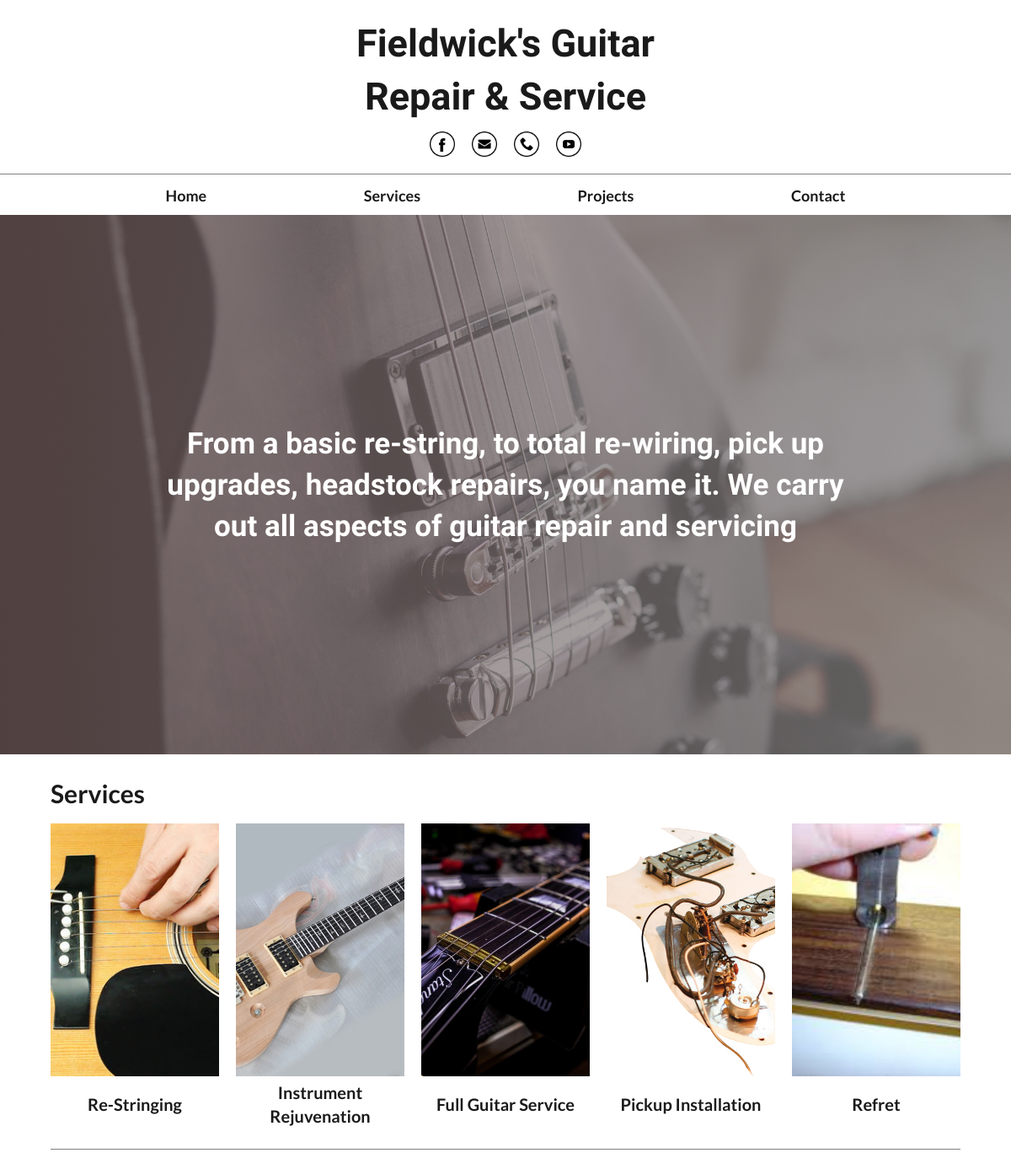
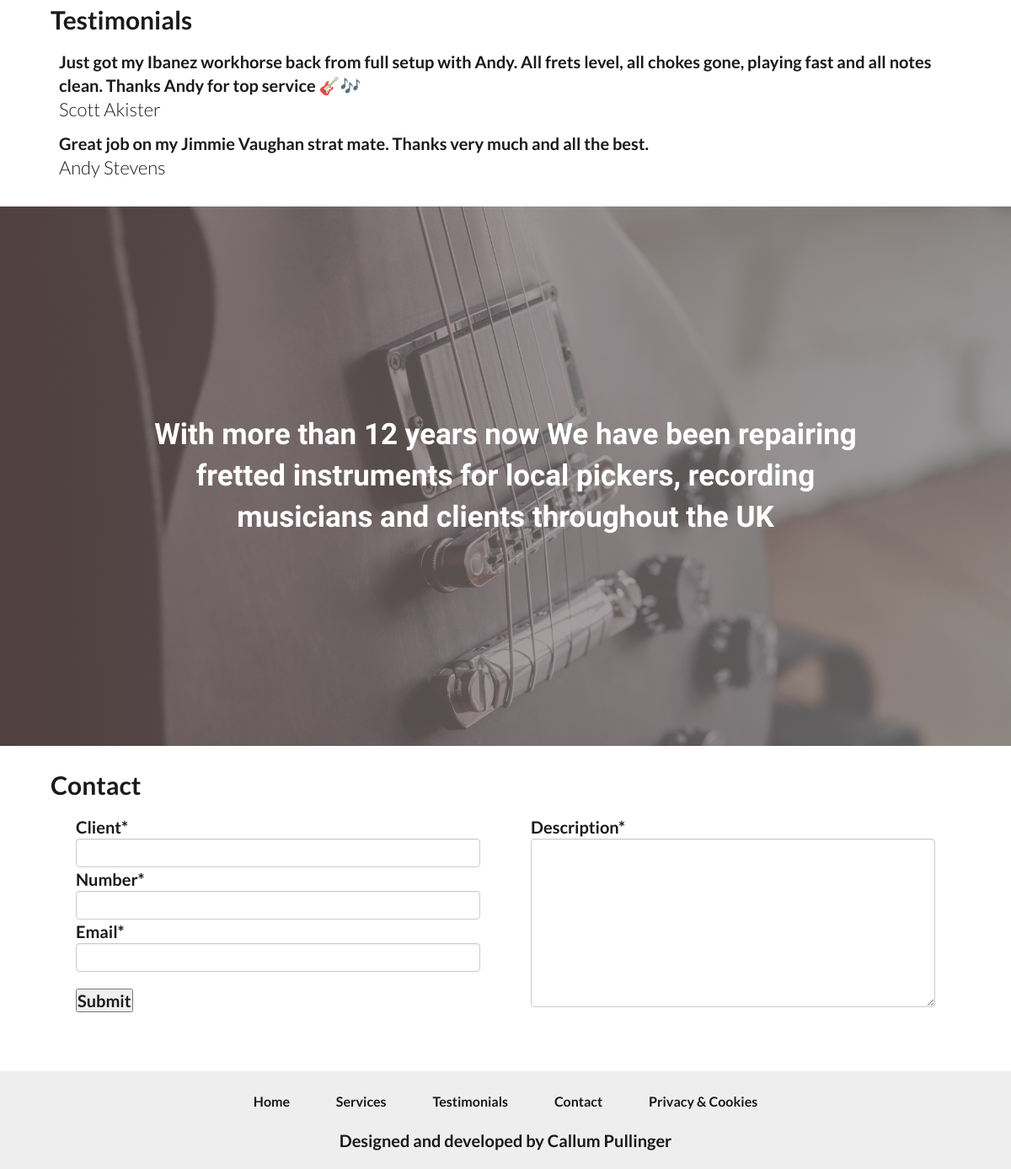
The page / on the database its author committed (2 pictures, top to bottom).
### andy_site/models.py (models this page shows)
class Service(models.Model):
    service = models.CharField(max_length=200)
    description = models.TextField()
    image = models.ImageField(upload_to='uploads/images/services')
    price =  models.DecimalField(max_digits=6, decimal_places=2)
    def __unicode__(self):
        return self.service
    class Meta:
        verbose_name = 'Service'
        verbose_name_plural = 'Services'

class Testimonials(models.Model):
    job = models.ForeignKey(JobBlogPost, related_name='job_post_testimonial')
    client = models.CharField(max_length=200)
    testimonial = models.TextField()
    def __unicode__(self):
        return self.client
    class Meta:
        verbose_name = 'Testimonial'
        verbose_name_plural = 'Testimonials'

### andy_site/views.py (the view)
# urls.py: url(r'^$', get_landing, name='home'),
def get_landing(request):
    services = Service.objects.all()
    testimonials = Testimonials.objects.all()
    if request.method == 'POST':
        contact_form = ContactRequestForm(request.POST)
        if contact_form.is_valid():
            contact_form.save()
            return redirect('home')
        else:
             contact_form = ContactRequestForm()
    else:
        contact_form = ContactRequestForm
    args = {
        'services': services,
        'testimonials': testimonials,
        'form': contact_form
    }
    return render(request, 'home/home_page.html', args)

### templates/home/home_page.html
{% extends 'base/base.html' %}
    {% block content %}
        {%  include 'services/services.html' %}
        {%  include 'testimonials/testimonials.html' %}
    {% endblock %}

### templates/services/services.html
<section id="services">
    <h1 class="title">Services</h1>
    <div class="services-list">
        {% for service in services %}
            <div class="service">
                <div class="service-img" style="background-image: url( {{ service.image.url }} )">
                </div>
                <h2><a href="{% url 'service' service.pk %}">{{ service }}</a></h2>
            </div>
        {% endfor %}
    </div>
</section>

### templates/testimonials/testimonials.html
<section id="testimonials">
    <h1 class="title">Testimonials</h1>
    <div class="testimonial-list">
        {% for testimonial in testimonials %}
            <div class="testimonials">
                <p>{{ testimonial.testimonial }}</p>
                <h2 class="client">{{ testimonial }}</h2>
            </div>
        {% endfor %}
    </div>
</section>

### static/css/style.css (style rules this page uses)
* { margin: 0; padding: 0; box-sizing: border-box; font-size: 20px; font-family: 'Lato', sans-serif; font-weight: bold; color: #1a1a1a; list-style: none; text-decoration: none; }
h2 { font-size: 22px; }
body { line-height: 1.4; }
section { padding: 10px 0 20px 0; width: 90%; margin: 0 auto; }
.title { font-size: 30px; margin: 15px 0; }
#services { border-bottom: 1px solid gray; }
.services-list { display: flex; flex-direction: row; flex-wrap: wrap; justify-content: space-evenly; align-items: center; }
.service { width: 200px; margin: 0 10px; text-align: center; }
.service h2 { height: 66px; display: flex; align-items: center; justify-content: center; }
.service:first-child { margin-left: 0; }
.service:last-child { margin-right: 0; }
.service-img { width: 200px; height: 300px; display: flex; flex-direction: row; align-items: center; background-position: center; background-color: rgba(202, 202, 202, 0.5); background-size: cover; background-repeat: no-repeat; }
.testimonials { margin: 10px; }
.client { font-weight: 300; }
.form-control { display: block; width: 100%; height: 34px; padding: 6px 12px; font-size: 14px; line-height: 1.42857143; color: #555; background-color: #fff; background-image: none; border: 1px solid #ccc; border-radius: 4px; -webkit-box-shadow: inset 0 1px 1px rgba(0,0,0,.075); box-shadow: inset 0 1px 1px rgba(0,0,0,.075); -webkit-transition: border-color ease-in-out .15s,box-shadow ease-in-out .15s; -o-transition: border-color ease-in-out .15s,box-shadow ease-in-out .15s; -webkit-transition: border-color ease-in-out .15s,-webkit-box-shadow ease-in-out .15s; transition: border-color ease-in-out .15s,-webkit-box-shadow ease-in-out .15s; transition: border-color ease-in-out .15s,box-shadow ease-in-out .15s; transition: border-color ease-in-out .15s,box-shadow ease-in-out .15s,-webkit-box-shadow ease-in-out .15s; }

### rows shown on the page
Service: image (picture), service "Re-Stringing"
Service: image (picture), service "Instrument Rejuvenation"
Service: image (picture), service "Full Guitar Service"
Service: image (picture), service "Pickup Installation"
Service: image (picture), service "Refret"
Testimonials: testimonial "Just got my Ibanez workhorse back from full setup with Andy. All frets level, all chokes gone, playing fast and all notes clean. Thanks Andy for top service 🎸🎶", client "Scott Akister"
Testimonials: testimonial "Great job on my Jimmie Vaughan strat mate. Thanks very much and all the best.", client "Andy Stevens"
